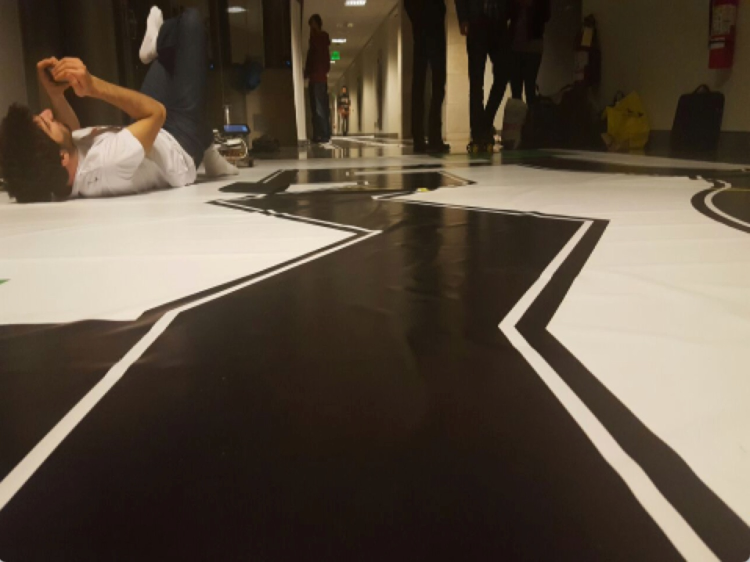
#> input picture lane_detection_example_frame/frame_before.jpg, 1500 x 1124 px (shown at 1/2 size)
$ python -i vision.py   (imports and definitions only)   (older library calls are emulated)
#> lines starting #> are read from the running program, lines starting #| are printed output that depends on the picture; after the words box and inside, x2 and y2 are one past the last pixel; in counts of white or black regions, pixels touching at a corner belong together
#> further down, picture is the input picture: shape (1124, 1500, 3); mean B, G, R 65.7, 79.9, 92.3
import cv2, numpy as np, time
import RPi.GPIO as GPIO

width, height = 480, 360
sensitivity = 100


ForwRight = 23        # forward right
BackRight = 24        # backward right
ForwLeft = 8        # forward left
BackLeft = 7        # backward left
enA = 25
enB = 9


#print "setting up motors"
# [9 lines not run here, left out]

# [5 lines left out: function stop, not called in this run]

# [3 lines not run here, left out]


# [111 lines left out: functions forward, forward_left, forward_right, turn_left, turn_right, detect_pit and 2 more, not called in this run]

def detect_lanes_yellow(frame):
	""" Returns if a large enough yellow surface is in the specified frame """ # for yellow lines
	hsv = cv2.cvtColor(frame, cv2.COLOR_BGR2HSV)
#> hsv: shape (1124, 1500, 3); mean H, S, V 15.1, 100.7, 92.3
# [7 lines of commented-out code are left out]


	hsv = cv2.cvtColor(frame, cv2.COLOR_BGR2HSV)
	yellow_mask = cv2.inRange(hsv, (6, 50, 50), (30, 255, 255))
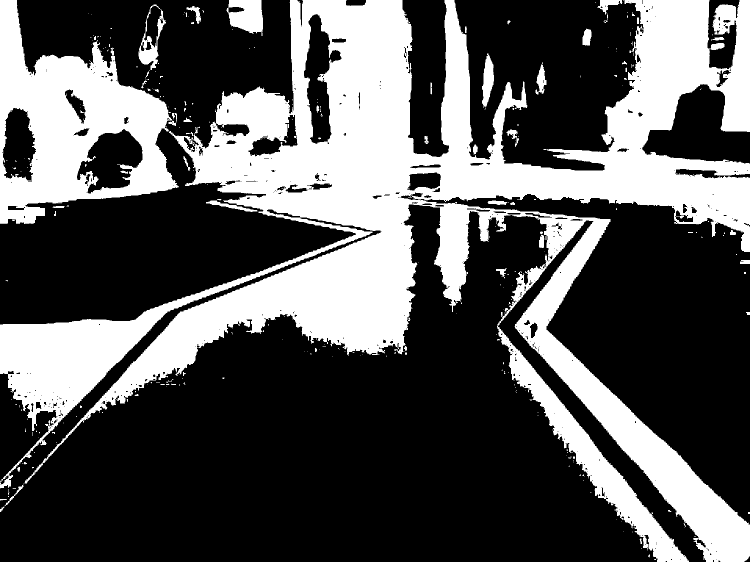
#> yellow_mask: shape (1124, 1500) (shown at 1/2 size); 34% white; 355 white regions (294 under 20 px), largest, box (x1, y1, x2, y2) and area: (0, 0, 1500, 1124) 482925, (0, 0, 358, 448) 75597, (453, 0, 526, 72) 3736
	yellow_mask = cv2.erode(yellow_mask, None, iterations=2)
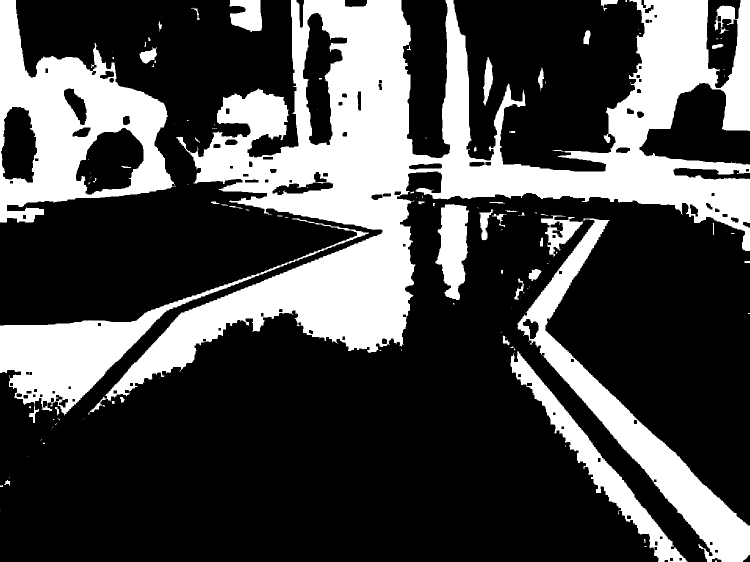
#> yellow_mask: shape (1124, 1500) (shown at 1/2 size); 29.3% white; 131 white regions (82 under 20 px), largest, box (x1, y1, x2, y2) and area: (180, 0, 1500, 824) 301484, (0, 0, 348, 445) 67330, (1034, 437, 1500, 1124) 47145
	yellow_mask = cv2.dilate(yellow_mask, None, iterations=2)
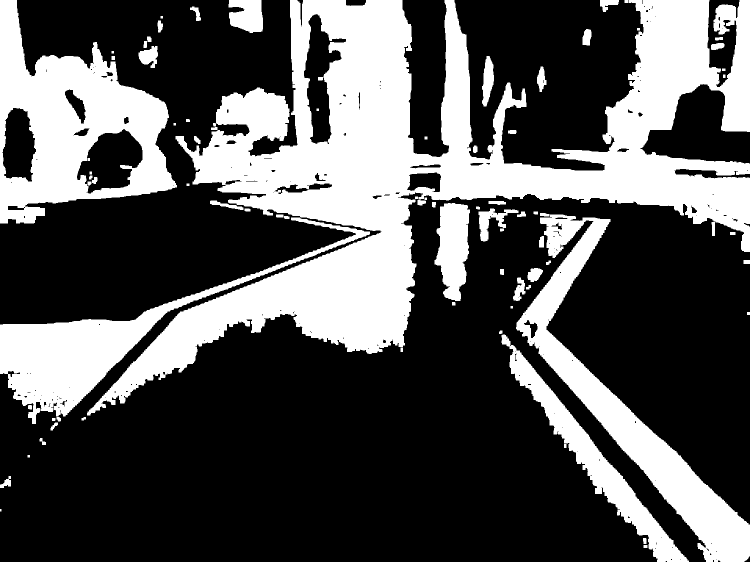
#> yellow_mask: shape (1124, 1500) (shown at 1/2 size); 33.1% white; 80 white regions (1 under 20 px)

	# get the contours of the white mask and draw them
	image,contours,hierarchy = cv2.findContours(yellow_mask.copy(), cv2.RETR_TREE, cv2.CHAIN_APPROX_SIMPLE)
#> contours = 263 contours, 142 with area under 20; largest, box (x1, y1, x2, y2) and area: (174, 0, 1500, 831) 341584, (0, 0, 354, 447) 93204, (1032, 429, 1500, 1124) 56478, (0, 435, 740, 848) 44486, (1003, 669, 1378, 1124) 22507
	if (len(contours) == 0): print("No contours found at all!")
#	cv2.drawContours(frame, contours, -1 , (0,255,0), 3) # draw all contours found
	# each individual contour is a Numpy array of (x,y) coordinates of the boundary points of the object.

	left_cnts = []; right_cnts = []
	for cnt in contours[:5]:	# first 5 elements
		M = cv2.moments(cnt) # moments of mass
		cx = int(M['m10']/M['m00']); cy = int(M['m01']/M['m00'])
		area = cv2.contourArea(cnt)

		if cy > height/2 and 70 < area < 2000:
			if cx < width/2:
				left_cnts.append(cnt)
			elif cx > width/2:
				right_cnts.append(cnt)
#> this loop made 5 passes
#> (cx, cy, area) on passes 2, 4: (1289, 1081, 61), (12, 965, 225)
#> (cnt, cx, cy, area) on pass 1: ([[1287, 1090], [1287, 1095], [1294, 1095], [1294, 1090]], 1290, 1092, 35)
#> after the loop, left_cnts = 1 contour; box (x1, y1, x2, y2) and area: (0, 952, 22, 976) 225; right_cnts = []

	cv2.drawContours(frame, left_cnts, -1, (0,255,0), 3)
#> frame: shape (1124, 1500, 3); 0.02% of pixels changed, all inside (x1, y1, x2, y2) = (0, 950, 24, 978)
	cv2.drawContours(frame, right_cnts, -1, (0,255,0), 3)

	# line fitting on found contours
	rows,cols = yellow_mask.copy().shape[:2]
#> rows = 1124; cols = 1500
	if len(left_cnts) > 0:
		[vx,vy,x,y] = cv2.fitLine(left_cnts[0], cv2.DIST_L2,0,0.01,0.01)
#> vx = [0.646]; vy = [-0.764]; x = [12.53]; y = [964.4]
		lefty = int((-x*vy/vx) + y); righty = int(((cols-x)*vy/vx)+y)
#> after `lefty = int(-x * vy / vx + y)`: lefty = 979
#> after `righty = int((cols - x) * vy / vx + y)`: righty = -794
		p1_left, p2_left = (cols-1,righty), (0,lefty)
#> p1_left = (1499, -794); p2_left = (0, 979)
		cv2.line(frame, p1_left, p2_left,(0,0,255),2)
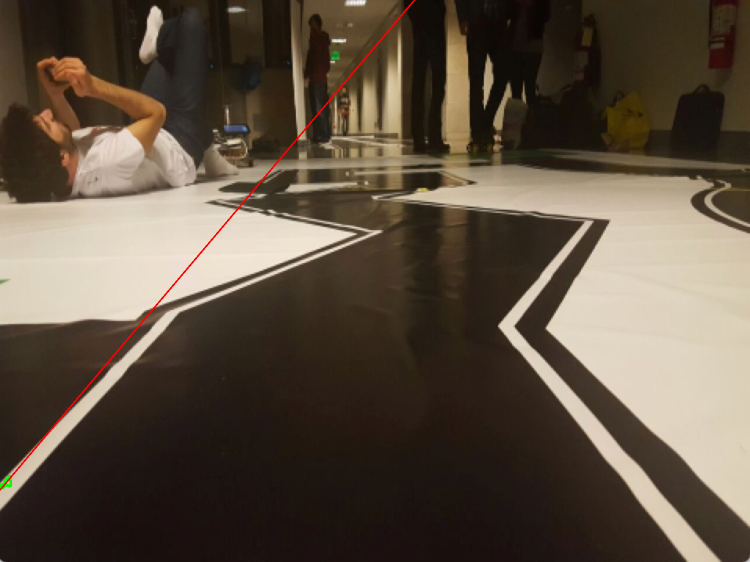
#> frame: shape (1124, 1500, 3) (shown at 1/2 size); mean B, G, R 65.5, 79.6, 92.6
		slope_left = float(p2_left[1] - p1_left[1]) / (p2_left[0] - p1_left[0])
#> slope_left = -1.18
	else: slope_left = 0

	if len(right_cnts) > 0:
		[vx,vy,x,y] = cv2.fitLine(right_cnts[0], cv2.DIST_L2,0,0.01,0.01)
		lefty = int((-x*vy/vx) + y); righty = int(((cols-x)*vy/vx)+y)
		p1_right, p2_right = (cols-1,righty), (0,lefty)
		cv2.line(frame, p1_right, p2_right,(0,0,255),2)
		slope_right = float(p2_right[1] - p1_right[1]) / (p2_right[0] - p1_right[0])
	else: slope_right = 0

	if len(left_cnts)== 0 and len(right_cnts)== 0:
		print("No contour found!")

	return(slope_left, slope_right)


# [53 lines left out: function detect_lanes, not called in this run]

>>> import cv2
>>> picture = cv2.imread('lane_detection_example_frame/frame_before.jpg')
>>> result = detect_lanes_yellow(picture)
#> result = (-1.18, 0)
